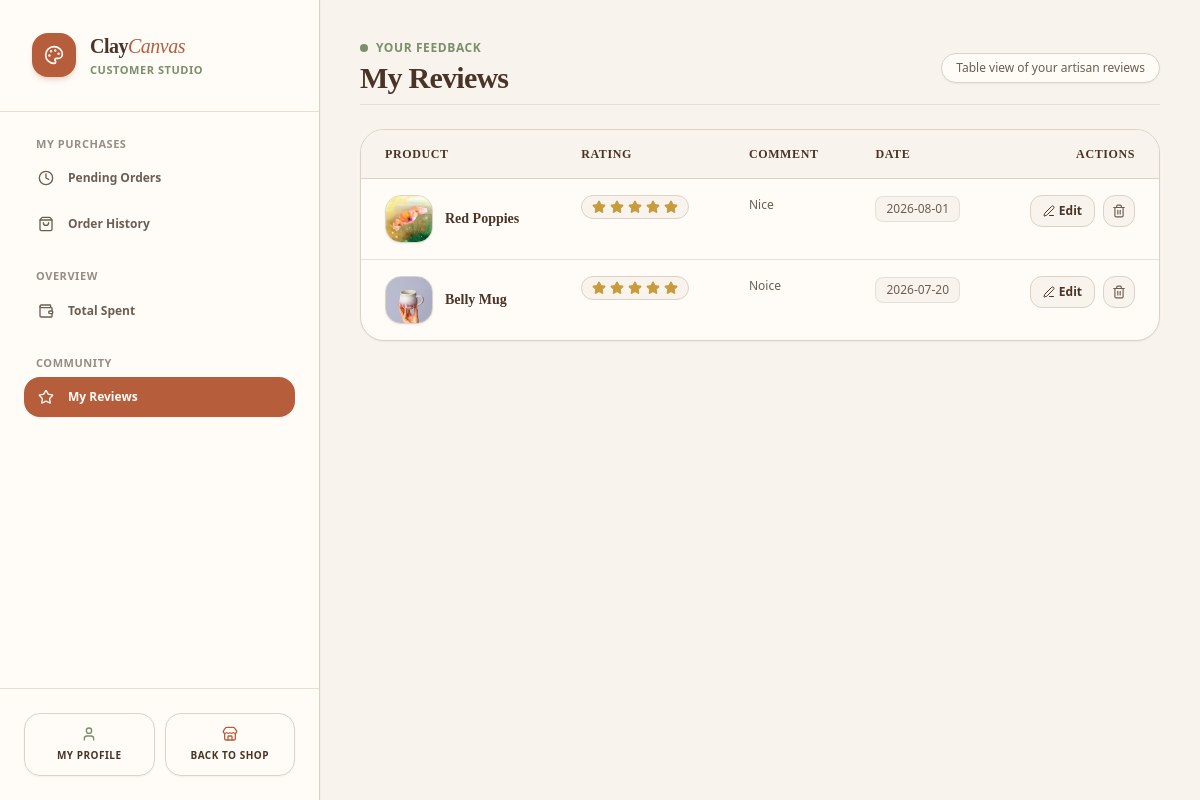
/dashboard/?section=my-reviews (signed in), run on the app's committed database.
### cc_app/models.py (models this page shows, shortened)
class Review(models.Model):
    product = models.ForeignKey(Product, on_delete=models.CASCADE, related_name='reviews')
    customer = models.ForeignKey(User, on_delete=models.CASCADE)
    rating = models.PositiveIntegerField(default=5)
    comment = models.TextField()
    created_at = models.DateTimeField(auto_now_add=True)

class Product(models.Model):
    class Category(models.TextChoices):
        PAINTINGS = 'paintings', 'Original Paintings'
        POTTERY = 'pottery', 'Handmade Pottery'
        CERAMICS = 'ceramics', 'Sculptures & Ceramics'
        PRINTS = 'prints', 'Canvas & Fine Art Prints'
        ACCESSORIES = 'accessories', 'Art Supplies & Displays'
    name = models.CharField(max_length=255)
    category = models.CharField(max_length=30, choices=Category.choices)
    description = models.TextField(help_text="Detailed description of the artwork, dimensions, and materials used.")
    price = models.DecimalField(max_digits=10, decimal_places=2)
    stock = models.PositiveIntegerField(default=1, help_text="Set to 1 for unique, original one-off masterworks.")
    product_image = models.ImageField(upload_to='images/products/')
    is_active = models.BooleanField(default=True)
    created_at = models.DateTimeField(auto_now_add=True)

### cc_app/views/dashboard.py (the view)
# urls.py: path('dashboard/', customer_dashboard_view, name='customer_dashboard'),
@login_required
def customer_dashboard_view(request):
    if request.user.is_staff:
        messages.error(request, "Staff members do not have a customer dashboard.")
        return redirect('/dashboard/admin/')
    section = request.GET.get('section', 'pending-orders')
    context = {
        'section': section,
        'gross_spent': Order.objects.filter(customer=request.user, status='completed').aggregate(total=models.Sum('total_amount'))['total'] or 0,
        'average_spent': Order.objects.filter(customer=request.user, status='completed').aggregate(average=models.Avg('total_amount'))['average'] or 0,
    }
    if section == 'pending-orders':
        context['pending_orders'] = Order.objects.exclude(customer=request.user, status__in=['completed', 'cancelled']).order_by('-created_at')
    elif section == 'my-orders':
        context['orders'] = Order.objects.filter(customer=request.user, status__in=['completed', 'cancelled']).order_by('-created_at')
    elif section == 'total-spent':
        context['total_spent'] = Order.objects.filter(customer=request.user, status='completed')
    elif section == 'my-reviews':
        context['my_reviews'] = Review.objects.filter(customer=request.user).order_by('-created_at')
    return render(request, 'dashboard/customer_dashboard.html', context)

### cc_app/templates/dashboard/customer_dashboard.html (shortened to what this page needs)
<!DOCTYPE html>
<html lang="en">
<head>
    {% load static %}
    <link href="{% static 'css/styles.css' %}" rel="stylesheet" />
</head>
<body class="bg-[#F8F3EC] flex flex-col lg:flex-row min-h-screen text-[#6B5E53] font-sans antialiased selection:bg-[#B65E3C]/20 selection:text-[#B65E3C]">
    <aside class="w-full lg:w-80 bg-[#FFFCF7] flex flex-col border-b lg:border-b-0 lg:border-r border-[#DDD2C5] shrink-0 z-30 shadow-sm">
        <div class="p-6 lg:p-8 border-b border-[#DDD2C5]/70 flex items-center justify-between lg:block">
            <div class="flex items-center gap-3.5">
                <div class="h-11 w-11 bg-[#B65E3C] rounded-2xl flex items-center justify-center shadow-md shadow-[#B65E3C]/20 shrink-0">
                    <i data-lucide="palette" class="w-5 h-5 text-[#FFFCF7]"></i>
                </div>
                <div>
                    <h1 class="text-xl font-serif font-bold text-[#4A3428] tracking-tight">
                        Clay<span class="text-[#B65E3C] italic font-normal">Canvas</span>
                    </h1>
                    <p class="text-[11px] font-semibold text-[#7A8F6A] uppercase tracking-wider mt-0.5">Customer Studio</p>
                </div>
            </div>
        </div>
        <nav class="flex-grow p-4 lg:p-6 space-y-6 overflow-y-auto custom-scrollbar">
            <div class="space-y-1.5">
                <span class="px-3 text-[11px] font-bold text-[#6B5E53]/70 uppercase tracking-wider block">My Purchases</span>
                <a href="?section=pending-orders" class="flex items-center gap-3.5 px-3.5 py-3 rounded-2xl text-xs font-semibold transition-all duration-200 {% if section == 'pending-orders' or not section %}bg-[#B65E3C] text-[#FFFCF7] shadow-sm{% else %}text-[#6B5E53] hover:bg-[#F8F3EC] hover:text-[#4A3428]{% endif %}">
                    <i data-lucide="clock" class="w-4 h-4 shrink-0"></i>
                    <span>Pending Orders</span>
                </a>
                <a href="?section=my-orders" class="flex items-center gap-3.5 px-3.5 py-3 rounded-2xl text-xs font-semibold transition-all duration-200 {% if section == 'my-orders' %}bg-[#B65E3C] text-[#FFFCF7] shadow-sm{% else %}text-[#6B5E53] hover:bg-[#F8F3EC] hover:text-[#4A3428]{% endif %}">
                    <i data-lucide="shopping-bag" class="w-4 h-4 shrink-0"></i>
                    <span>Order History</span>
                </a>
            </div>
            <div class="space-y-1.5">
                <span class="px-3 text-[11px] font-bold text-[#6B5E53]/70 uppercase tracking-wider block">Overview</span>
                <a href="?section=total-spent" class="flex items-center gap-3.5 px-3.5 py-3 rounded-2xl text-xs font-semibold transition-all duration-200 {% if section == 'total-spent' %}bg-[#B65E3C] text-[#FFFCF7] shadow-sm{% else %}text-[#6B5E53] hover:bg-[#F8F3EC] hover:text-[#4A3428]{% endif %}">
                    <i data-lucide="wallet" class="w-4 h-4 shrink-0"></i>
                    <span>Total Spent</span>
                </a>
            </div>
            <div class="space-y-1.5">
                <span class="px-3 text-[11px] font-bold text-[#6B5E53]/70 uppercase tracking-wider block">Community</span>
                <a href="?section=my-reviews" class="flex items-center gap-3.5 px-3.5 py-3 rounded-2xl text-xs font-semibold transition-all duration-200 {% if section == 'my-reviews' %}bg-[#B65E3C] text-[#FFFCF7] shadow-sm{% else %}text-[#6B5E53] hover:bg-[#F8F3EC] hover:text-[#4A3428]{% endif %}">
                    <i data-lucide="star" class="w-4 h-4 shrink-0"></i>
                    <span>My Reviews</span>
                </a>
            </div>
        </nav>
        <div class="p-4 lg:p-6 border-t border-[#DDD2C5]/70 bg-[#FFFCF7] grid grid-cols-2 gap-2.5">
            <a href="/profile/"
               class="flex flex-col items-center justify-center gap-1.5 border border-[#DDD2C5] text-[#4A3428] p-3 rounded-2xl hover:bg-[#F8F3EC] transition-all duration-200 shadow-sm text-center">
                <i data-lucide="user" class="w-4 h-4 text-[#7A8F6A]"></i>
                <span class="text-[10px] font-semibold tracking-wider uppercase">My Profile</span>
            </a>
            <a href="/"
               class="flex flex-col items-center justify-center gap-1.5 border border-[#DDD2C5] text-[#4A3428] p-3 rounded-2xl hover:bg-[#F8F3EC] transition-all duration-200 shadow-sm text-center">
                <i data-lucide="store" class="w-4 h-4 text-[#B65E3C]"></i>
                <span class="text-[10px] font-semibold tracking-wider uppercase">Back to Shop</span>
            </a>
        </div>
    </aside>
    <main class="flex-grow flex flex-col min-h-screen lg:h-screen overflow-y-auto bg-[#F8F3EC] p-4 sm:p-6 lg:p-10 custom-scrollbar">
        <div class="max-w-6xl w-full mx-auto">
            {% if section == 'pending-orders' or not section %}
                {% include 'dashboard/customer/_pending_orders.html' %}
            {% elif section == 'my-orders' %}
                {% include 'dashboard/customer/_my_orders.html' %}
            {% elif section == 'total-spent' %}
                {% include 'dashboard/customer/_total_spent.html' %}
            {% elif section == 'my-reviews' %}
                {% include 'dashboard/customer/_my_reviews.html' %}
            {% endif %}
        </div>
    </main>
</body>
</html>

### cc_app/templates/dashboard/customer/_my_reviews.html (shortened to what this page needs)
<div class="space-y-6">
    <div class="flex flex-col sm:flex-row sm:items-center justify-between gap-4 pb-2 border-b border-[#DDD2C5]/60">
        <div>
            <div class="flex items-center gap-2 mb-1">
                <span class="w-2 h-2 rounded-full bg-[#7A8F6A]"></span>
                <span class="text-xs font-semibold text-[#7A8F6A] uppercase tracking-wider">Your Feedback</span>
            </div>
            <h1 class="text-2xl sm:text-3xl font-serif font-bold text-[#4A3428] tracking-tight">My Reviews</h1>
        </div>
        <div class="flex items-center gap-2">
            <span class="text-xs text-[#6B5E53] bg-[#FFFCF7] border border-[#DDD2C5] px-3.5 py-1.5 rounded-full font-medium shadow-sm">
                Table view of your artisan reviews
            </span>
        </div>
    </div>
    <div class="bg-[#FFFCF7] border border-[#DDD2C5] rounded-3xl overflow-hidden shadow-sm">
        <div class="overflow-x-auto">
            <table class="w-full text-left border-collapse min-w-[768px]">
                <thead>
                    <tr class="bg-[#F8F3EC] border-b border-[#DDD2C5]">
                        <th class="py-4 px-6 text-xs font-serif font-bold text-[#4A3428] uppercase tracking-wider">Product</th>
                        <th class="py-4 px-6 text-xs font-serif font-bold text-[#4A3428] uppercase tracking-wider">Rating</th>
                        <th class="py-4 px-6 text-xs font-serif font-bold text-[#4A3428] uppercase tracking-wider">Comment</th>
                        <th class="py-4 px-6 text-xs font-serif font-bold text-[#4A3428] uppercase tracking-wider">Date</th>
                        <th class="py-4 px-6 text-xs font-serif font-bold text-[#4A3428] uppercase tracking-wider text-right">Actions</th>
                    </tr>
                </thead>
                <tbody class="divide-y divide-[#DDD2C5]/60">
                    {% for review in my_reviews %}
                        <tr class="hover:bg-[#F8F3EC]/40 transition-colors duration-150">
                            <td class="py-4 px-6 align-top">
                                <div class="flex items-center gap-3">
                                    <div class="w-12 h-12 bg-[#F8F3EC] rounded-2xl border border-[#DDD2C5] flex items-center justify-center overflow-hidden shrink-0 shadow-sm">
                                        {% if review.product.product_image %}
                                            <img src="{{ review.product.product_image.url }}" alt="{{ review.product.name }}" class="w-full h-full object-cover">
                                        {% else %}
                                            <i data-lucide="palette" class="w-5 h-5 text-[#7A8F6A]"></i>
                                        {% endif %}
                                    </div>
                                    <span class="font-serif font-bold text-sm text-[#4A3428] line-clamp-2">{{ review.product.name }}</span>
                                </div>
                            </td>
                            <td class="py-4 px-6 align-top whitespace-nowrap">
                                <div class="inline-flex items-center gap-1 bg-[#F8F3EC] border border-[#DDD2C5] px-2.5 py-1 rounded-full">
                                    {% for i in '12345' %}
                                        {% if forloop.counter <= review.rating %}
                                            <i data-lucide="star" class="w-3.5 h-3.5 text-[#C89B3C] fill-[#C89B3C]"></i>
                                        {% else %}
                                            <i data-lucide="star" class="w-3.5 h-3.5 text-[#DDD2C5]"></i>
                                        {% endif %}
                                    {% endfor %}
                                </div>
                            </td>
                            <td class="py-4 px-6 align-top">
                                <p class="text-xs text-[#6B5E53] leading-relaxed font-medium max-w-md">{{ review.comment }}</p>
                            </td>
                            <td class="py-4 px-6 align-top whitespace-nowrap">
                                <span class="text-xs font-medium text-[#6B5E53] bg-[#F8F3EC] border border-[#DDD2C5]/60 px-2.5 py-1 rounded-lg inline-block">
                                    {{ review.created_at | date:"Y-m-d" }}
                                </span>
                            </td>
                            <td class="py-4 px-6 align-top text-right whitespace-nowrap">
                                <div class="inline-flex items-center justify-end gap-2">
                                    <a href="/review/edit/{{review.id}}" class="inline-flex items-center gap-1 bg-[#F8F3EC] hover:bg-[#B65E3C] text-[#4A3428] hover:text-[#FFFCF7] font-semibold h-8 px-3 rounded-xl text-xs border border-[#DDD2C5] hover:border-[#B65E3C] transition-all duration-200">
                                        <i data-lucide="edit-3" class="w-3 h-3"></i> Edit
                                    </a>
                                    <a href="/review/delete/{{review.id}}" class="inline-flex items-center justify-center bg-[#F8F3EC] hover:bg-[#B4473A]/10 border border-[#DDD2C5] hover:border-[#B4473A] text-[#6B5E53] hover:text-[#B4473A] h-8 w-8 rounded-xl transition-all duration-200" title="Delete Review">
                                        <i data-lucide="trash-2" class="w-3.5 h-3.5"></i>
                                    </a>
                                </div>
                            </td>
                        </tr>
                    {% endfor %}
                </tbody>
            </table>
        </div>
    </div>
</div>

### data on the page
Review: product.product_image (picture), product.name "Red Poppies", rating 5 (drawn), comment "Nice", created_at "2026-08-01"
Review: product.product_image (picture), product.name "Belly Mug", rating 5 (drawn), comment "Noice", created_at "2026-07-20"
